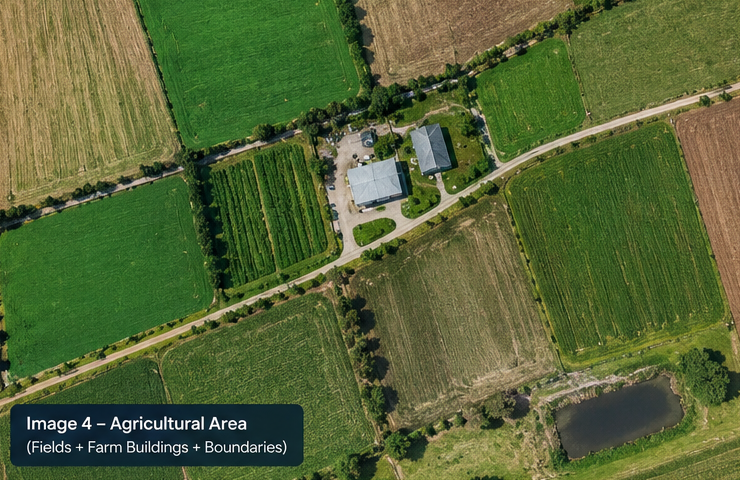
#> input picture test_assets/image_d_agricultural.png, 740 x 480 px, found by its file name
$ python test_field_partition.py
#> lines starting #> are read from the running program, lines starting #| are printed output that depends on the picture; after the words box and inside, x2 and y2 are one past the last pixel; in counts of white or black regions, pixels touching at a corner belong together
import cv2
import numpy as np

img = cv2.imread("test_assets/image_d_agricultural.png")
#> img is the input picture: shape (480, 740, 3); mean B, G, R 55.4, 101, 86.7
h, w = img.shape[:2]
#> h = 480; w = 740
total_area = float(w * h)
#> total_area = 355200

hsv = cv2.cvtColor(img, cv2.COLOR_BGR2HSV)
#> hsv: shape (480, 740, 3); mean H, S, V 43, 133, 105.6
b = img[:, :, 0].astype(np.float32)
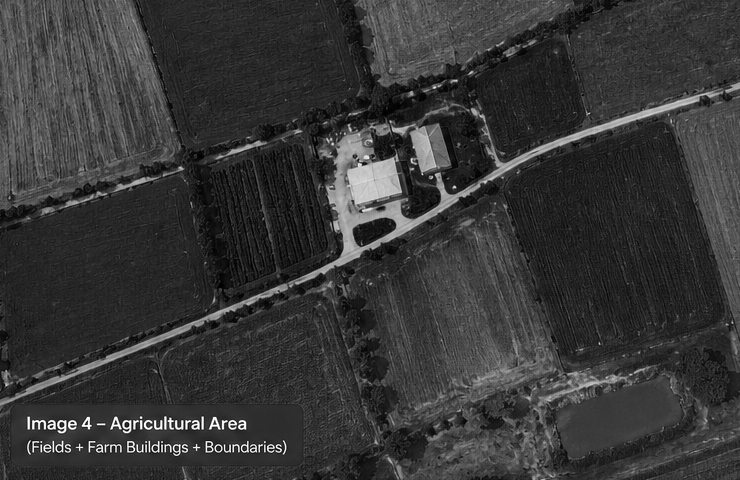
#> b: shape (480, 740) float32; min 0, max 255, mean 55.4
g = img[:, :, 1].astype(np.float32)
r = img[:, :, 2].astype(np.float32)
exg = 2.0 * g - r - b
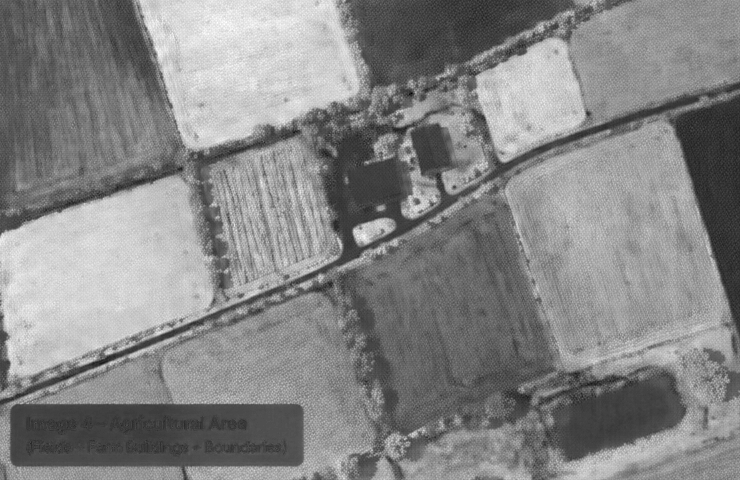
#> exg: shape (480, 740) float32; min -45, max 154, mean 59.9; drawn with min black and max white

# True soil and crop
mask_soil = cv2.inRange(hsv, (10, 25, 35), (45, 230, 230))
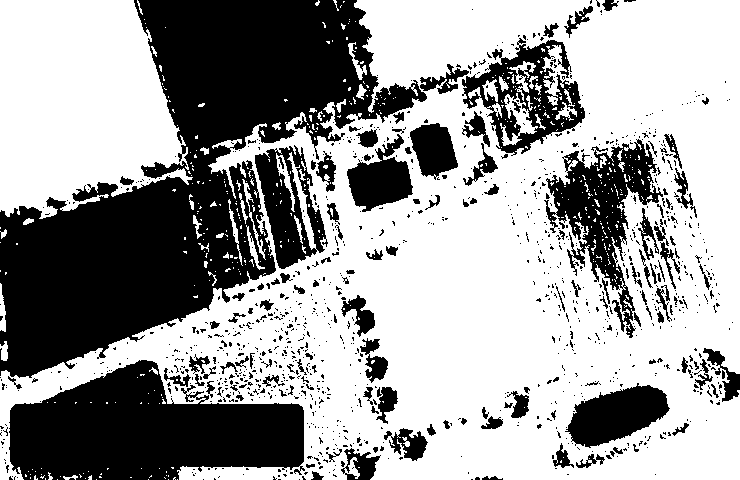
#> mask_soil: shape (480, 740); 62.1% white; 1135 black regions (1003 under 20 px), largest, box (x1, y1, x2, y2) and area: (0, 0, 427, 378) 66926, (9, 360, 305, 480) 23788, (544, 139, 663, 338) 8086
is_crop = (hsv[:, :, 0] >= 25) & (hsv[:, :, 0] <= 88) & (hsv[:, :, 1] >= 30) & (exg > 8)
#> is_crop: shape (480, 740) bool; 75.1% white; 1061 black regions (969 under 20 px), largest, box (x1, y1, x2, y2) and area: (11, 404, 303, 466) 17855, (0, 0, 166, 210) 16651, (355, 0, 576, 87) 11067
field_raw = (mask_soil | (is_crop.astype(np.uint8) * 255))
#> field_raw: shape (480, 740); 92.1% white; 401 black regions (368 under 20 px), largest, box (x1, y1, x2, y2) and area: (11, 404, 303, 466) 17855, (565, 383, 669, 448) 3924, (347, 157, 408, 212) 2295

# Road surface to subtract
is_paved = (hsv[:, :, 1] < 65) & (hsv[:, :, 2] >= 70) & (hsv[:, :, 2] <= 245) & (abs(exg) < 18.0)
#> is_paved: shape (480, 740) bool; 4% white; 298 white regions (228 under 20 px), largest, box (x1, y1, x2, y2) and area: (296, 126, 480, 284) 6220, (484, 91, 721, 183) 1424, (411, 124, 450, 175) 946
is_dirt = (hsv[:, :, 0] >= 14) & (hsv[:, :, 0] <= 42) & (hsv[:, :, 1] >= 35) & (hsv[:, :, 1] <= 170) & (hsv[:, :, 2] >= 65) & (hsv[:, :, 2] <= 215) & (exg < 10.0)
#> is_dirt: shape (480, 740) bool; 4.6% white in thin lines or dots
road_surface = (is_paved | is_dirt).astype(np.uint8) * 255
#> road_surface: shape (480, 740); 7.4% white; 885 white regions (800 under 20 px), largest, box (x1, y1, x2, y2) and area: (296, 122, 480, 284) 6487, (675, 95, 740, 334) 4788, (386, 0, 556, 73) 4685

# Subtract road corridors (dilated to act as field separators)
road_dilated = cv2.dilate(road_surface, cv2.getStructuringElement(cv2.MORPH_RECT, (7, 7)))
#> road_dilated: shape (480, 740); 20.8% white; 75 white regions, largest, box (x1, y1, x2, y2) and area: (0, 80, 740, 407) 30562, (354, 0, 575, 89) 12276, (472, 352, 688, 463) 8981
field_partitioned = field_raw.copy()
field_partitioned[road_dilated > 0] = 0
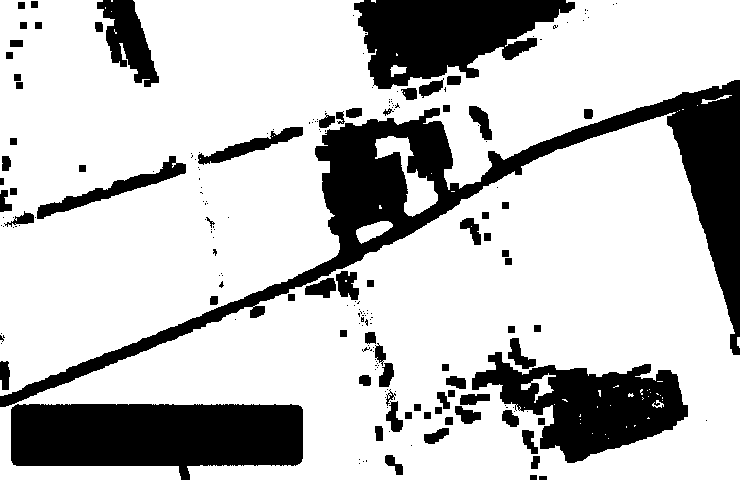
#> field_partitioned: shape (480, 740); 75.4% white; 206 black regions (130 under 20 px), largest, box (x1, y1, x2, y2) and area: (0, 80, 740, 407) 30644, (11, 404, 303, 480) 17990, (354, 0, 575, 89) 12279

# Also subtract strong boundary lines / hedgerows
gray = cv2.cvtColor(img, cv2.COLOR_BGR2GRAY)
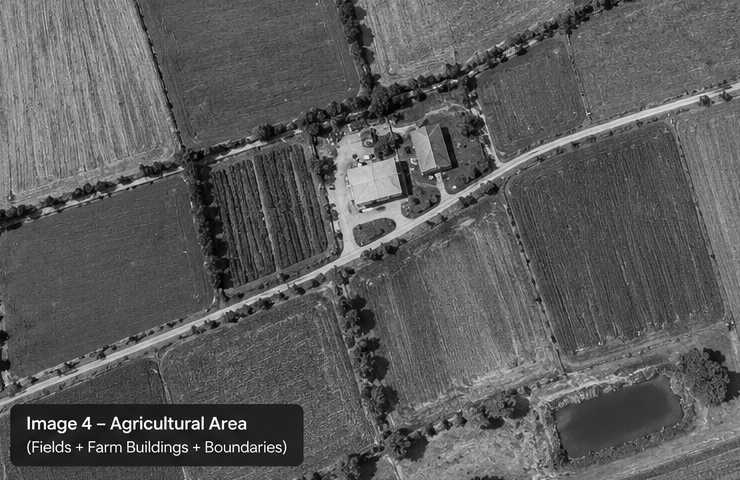
#> gray: shape (480, 740); min 0, max 255, mean 91.5
edges = cv2.Canny(gray, 50, 150)
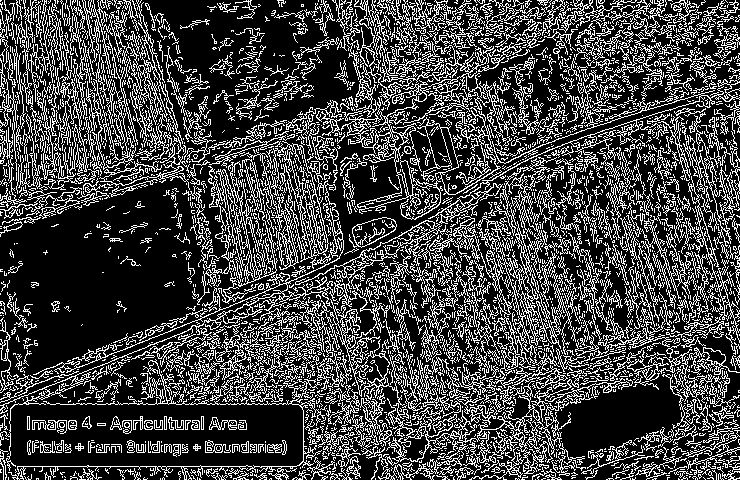
#> edges: shape (480, 740); 26.5% white in thin lines or dots
edges_dilated = cv2.dilate(edges, cv2.getStructuringElement(cv2.MORPH_RECT, (3, 3)))
#> edges_dilated: shape (480, 740); 73.9% white; 2923 black regions (2537 under 20 px), largest, box (x1, y1, x2, y2) and area: (0, 179, 203, 377) 23245, (143, 0, 358, 142) 11654, (11, 405, 302, 465) 11629
field_partitioned[edges_dilated > 0] = 0
#> field_partitioned: shape (480, 740); 18.6% white; 2379 white regions (2065 under 20 px), largest, box (x1, y1, x2, y2) and area: (0, 179, 203, 377) 23240, (143, 0, 358, 142) 11654, (522, 39, 576, 120) 1133

# Morphological cleaning to separate into cohesive field parcels
field_clean = cv2.morphologyEx(field_partitioned, cv2.MORPH_OPEN, cv2.getStructuringElement(cv2.MORPH_RECT, (7, 7)))
#> field_clean: shape (480, 740); 9.9% white; 58 white regions, largest, box (x1, y1, x2, y2) and area: (0, 184, 192, 372) 21023, (150, 0, 296, 93) 5354, (270, 50, 347, 119) 1966
field_clean = cv2.morphologyEx(field_clean, cv2.MORPH_CLOSE, cv2.getStructuringElement(cv2.MORPH_RECT, (11, 11)))
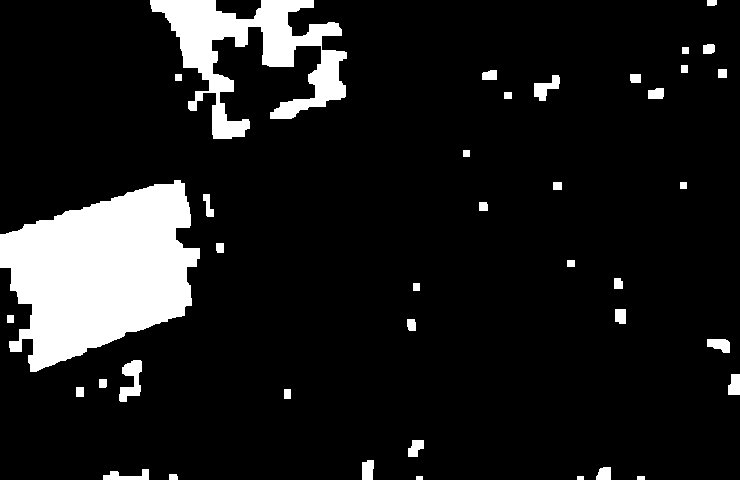
#> field_clean: shape (480, 740); 11.1% white; 39 white regions

cnts, _ = cv2.findContours(field_clean, cv2.RETR_EXTERNAL, cv2.CHAIN_APPROX_SIMPLE)
#> cnts = 39 contours, 2 with area under 20; largest, box (x1, y1, x2, y2) and area: (0, 180, 200, 372) 24166, (150, 0, 347, 139) 9896, (119, 360, 142, 402) 486, (534, 75, 560, 101) 296, (103, 469, 149, 480) 225
print(f"Total contours: {len(cnts)}")
#| Total contours: 39

accepted = []
for idx, c in enumerate(sorted(cnts, key=cv2.contourArea, reverse=True)):
    area = cv2.contourArea(c)
    if area < max(2000, total_area * 0.008):
        continue
    if area > total_area * 0.60:
        continue
    hull = cv2.convexHull(c)
    solidity = area / max(1.0, cv2.contourArea(hull))
    rect = cv2.minAreaRect(c)
    rw, rh = rect[1]
    aspect = max(rw, rh) / max(1.0, min(rw, rh))
    print(f"Field {idx+1}: area={area:.0f} ({area/total_area*100:.1f}%), solidity={solidity:.2f}, aspect={aspect:.1f}")
    if solidity >= 0.45 and aspect <= 4.0:
        accepted.append((area, solidity, aspect))
#> this loop made 39 passes
#> area on passes 3 to 14: 485.5, 296, 225, 210, 189, 189, 166, 143.5, 134.5, 132.5, 112.5, 112.5
#> (c, area) on passes 19, 20, 23, 25, 27, 28: ([[718, 69], [718, 77], [726, 77], [726, 69]], 64), ([[76, 387], [76, 396], [83, 396], [83, 387]], 63), ([[553, 182], [553, 189], [561, 189], [561, 182]], 56), ([[284, 389], [284, 398], [290, 398], [290, 389]], 54), ([[7, 315], [7, 322], [13, 322], [13, 315]], 42), ([[413, 283], [413, 290], [419, 290], [419, 283]], 42)
#| Field 1: area=24166 (6.8%), solidity=0.89, aspect=1.5
#| Field 2: area=9896 (2.8%), solidity=0.47, aspect=1.4
#> after the loop, accepted = [(24166, 0.891, 1.51), (9895.5, 0.475, 1.42)]

print(f"Accepted coherent fields on Agricultural Image: {len(accepted)}")
#| Accepted coherent fields on Agricultural Image: 2

$ run again, with test_assets/image_a_rural.png copied over test_assets/image_d_agricultural.png
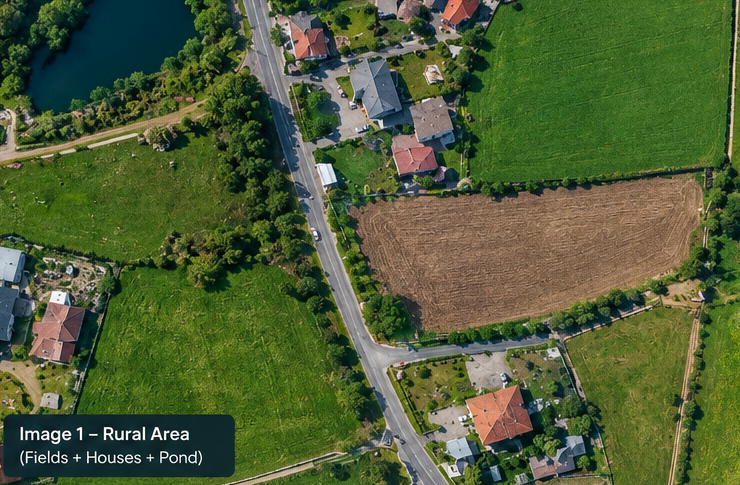
#> input picture test_assets/image_a_rural.png, 740 x 485 px, found by its file name
#> img is the input picture: shape (485, 740, 3); mean B, G, R 54.1, 94.2, 79.4
#> hsv: shape (485, 740, 3); mean H, S, V 49.7, 145.9, 100.7
#> `mask_soil = cv2.inRange(hsv, (10, 25, 35), (45, 230, 230))`:
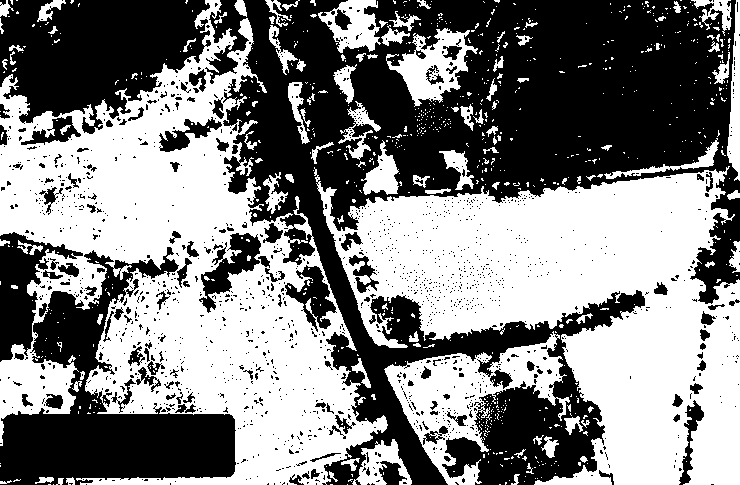
#> mask_soil: shape (485, 740); 51.2% white; 1538 black regions (1413 under 20 px), largest, box (x1, y1, x2, y2) and area: (205, 0, 740, 485) 111699, (0, 247, 236, 485) 22142, (0, 0, 211, 134) 18901
#> is_crop: shape (485, 740) bool; 64.9% white; 501 black regions (444 under 20 px), largest, box (x1, y1, x2, y2) and area: (234, 0, 711, 485) 79874, (0, 413, 234, 484) 14088, (22, 0, 202, 114) 11843
#> field_raw: shape (485, 740); 79.5% white; 1056 black regions (997 under 20 px), largest, box (x1, y1, x2, y2) and area: (243, 0, 563, 485) 27550, (0, 413, 234, 483) 14050, (22, 0, 202, 114) 11843
#> is_paved: shape (485, 740) bool; 8.1% white; 585 white regions (491 under 20 px), largest, box (x1, y1, x2, y2) and area: (290, 124, 592, 485) 12656, (240, 0, 431, 142) 6587, (409, 97, 459, 142) 1068
#> is_dirt: shape (485, 740) bool; 5.9% white in thin lines or dots
#> road_surface: shape (485, 740); 13.6% white; 1186 white regions (1045 under 20 px), largest, box (x1, y1, x2, y2) and area: (290, 124, 592, 485) 12708, (417, 175, 703, 331) 12686, (236, 0, 431, 142) 6636
#> road_dilated: shape (485, 740); 33% white; 59 white regions, largest, box (x1, y1, x2, y2) and area: (230, 0, 713, 485) 85971, (0, 241, 109, 388) 7777, (17, 424, 205, 469) 4263
#> edges: shape (485, 740); 25.6% white in thin lines or dots
#> edges_dilated: shape (485, 740); 72.5% white; 2909 black regions (2373 under 20 px), largest, box (x1, y1, x2, y2) and area: (496, 0, 728, 176) 18328, (18, 0, 203, 114) 11344, (3, 414, 234, 485) 9862
#> `field_clean = cv2.morphologyEx(field_clean, cv2.MORPH_CLOSE, cv2.getSt..`:
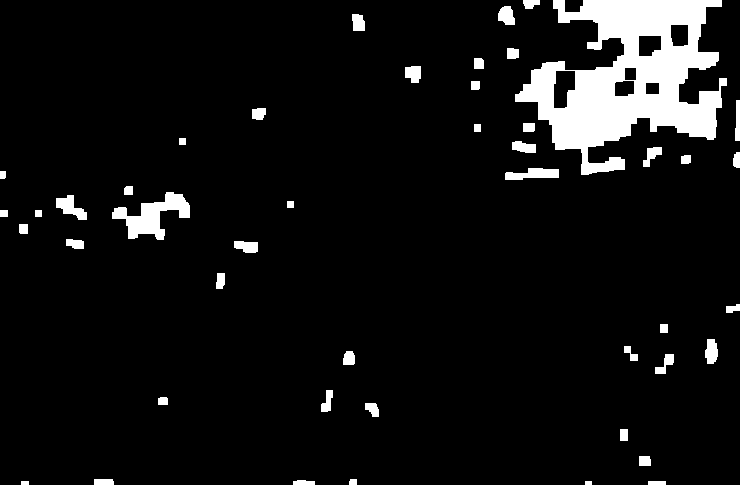
#> field_clean: shape (485, 740); 7.2% white; 46 white regions
#> cnts = 46 contours, 1 with area under 20; largest, box (x1, y1, x2, y2) and area: (515, 0, 727, 175) 19461, (112, 192, 190, 240) 1498, (505, 168, 559, 180) 388, (56, 195, 87, 220) 346, (705, 339, 718, 364) 226
#| Total contours: 46
#> the loop `for idx, c in enumerate(sorted(cnts, key=cv2.contourArea, reverse=True..` made 46 passes
#> area on passes 2 to 9: 1498.5, 388.5, 346, 226, 220, 199.5, 197.5, 189
#> (printed output is left out)
#> after the loop `for idx, c in enumerate(sorted(cnts, key=cv2.contourArea, reverse=True..`: accepted = [(19461, 0.653, 1.21)]
#| Accepted coherent fields on Agricultural Image: 1

$ run again, with test_assets/image_b_urban.png copied over test_assets/image_d_agricultural.png
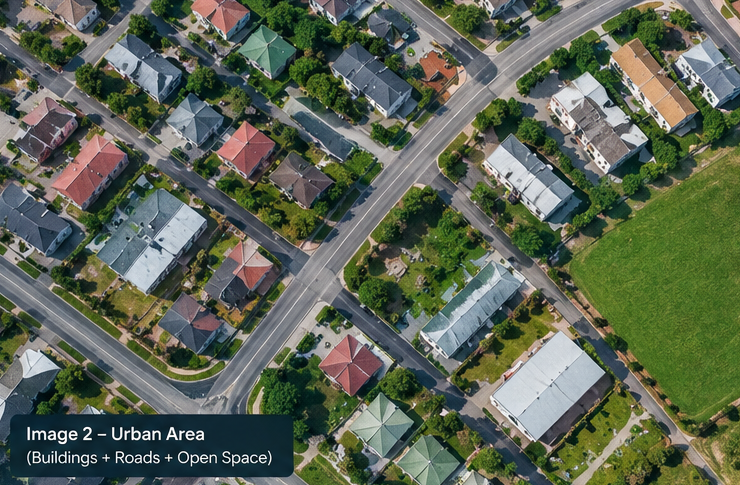
#> input picture test_assets/image_b_urban.png, 740 x 485 px, found by its file name
#> img is the input picture: shape (485, 740, 3); mean B, G, R 84.3, 101.4, 92.4
#> hsv: shape (485, 740, 3); mean H, S, V 69.6, 96.3, 108.7
#> `mask_soil = cv2.inRange(hsv, (10, 25, 35), (45, 230, 230))`:
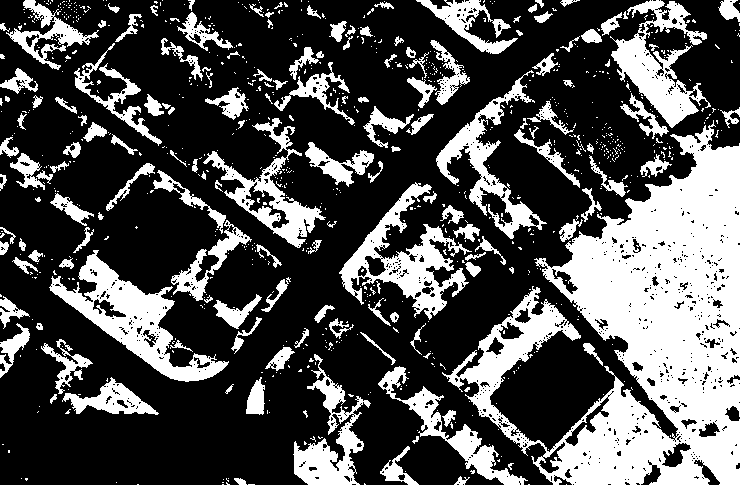
#> mask_soil: shape (485, 740); 31.4% white; 855 white regions (701 under 20 px), largest, box (x1, y1, x2, y2) and area: (442, 120, 740, 485) 48545, (49, 250, 229, 382) 6649, (339, 182, 472, 320) 5506
#> is_crop: shape (485, 740) bool; 42.2% white; 495 white regions (403 under 20 px), largest, box (x1, y1, x2, y2) and area: (471, 7, 740, 485) 49645, (246, 333, 517, 485) 16002, (343, 185, 494, 333) 11583
#> field_raw: shape (485, 740); 49.8% white; 581 white regions (526 under 20 px), largest, box (x1, y1, x2, y2) and area: (410, 0, 740, 485) 81355, (246, 332, 532, 485) 17659, (48, 134, 291, 382) 16763
#> is_paved: shape (485, 740) bool; 31.4% white; 853 white regions (722 under 20 px), largest, box (x1, y1, x2, y2) and area: (0, 0, 740, 454) 85484, (8, 0, 160, 103) 4263, (477, 131, 573, 221) 3795
#> is_dirt: shape (485, 740) bool; 2.2% white in thin lines or dots
#> road_surface: shape (485, 740); 32.6% white; 1037 white regions (897 under 20 px), largest, box (x1, y1, x2, y2) and area: (0, 0, 740, 454) 88957, (8, 0, 160, 103) 4369, (471, 131, 573, 221) 3890
#> road_dilated: shape (485, 740); 61.6% white; 172 black regions (99 under 20 px), largest, box (x1, y1, x2, y2) and area: (474, 83, 740, 485) 43523, (0, 336, 356, 485) 18852, (162, 0, 436, 172) 15650
#> edges: shape (485, 740); 25% white in thin lines or dots
#> edges_dilated: shape (485, 740); 71.2% white; 2666 black regions (1981 under 20 px), largest, box (x1, y1, x2, y2) and area: (0, 370, 328, 485) 13745, (630, 288, 737, 406) 3515, (496, 334, 581, 414) 2358
#> `field_clean = cv2.morphologyEx(field_clean, cv2.MORPH_CLOSE, cv2.getSt..`:
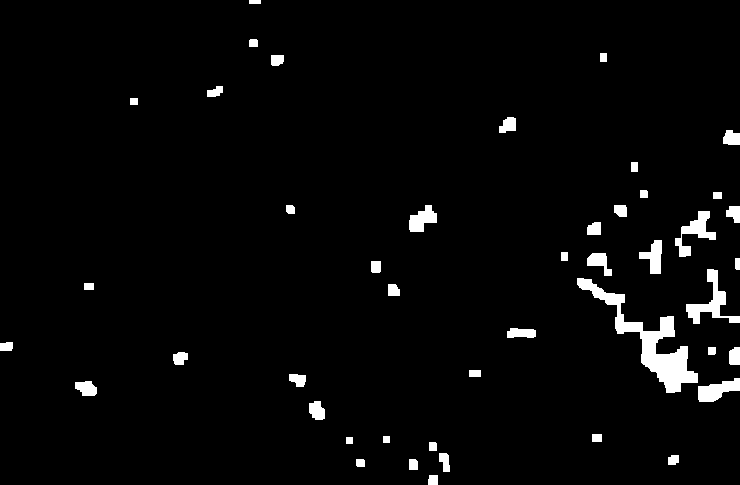
#> field_clean: shape (485, 740); 3% white; 45 white regions
#> cnts = 45 contours; largest, box (x1, y1, x2, y2) and area: (577, 278, 698, 393) 2802, (686, 269, 740, 324) 775, (675, 211, 716, 257) 592, (698, 378, 740, 402) 532, (409, 205, 437, 232) 414
#| Total contours: 45
#> the loop `for idx, c in enumerate(sorted(cnts, key=cv2.contourArea, reverse=True..` made 45 passes
#> area on passes 1 to 8: 2802.5, 775, 591.5, 532.5, 413.5, 388.5, 264, 222
#> after the loop `for idx, c in enumerate(sorted(cnts, key=cv2.contourArea, reverse=True..`: accepted = []
#| Accepted coherent fields on Agricultural Image: 0
